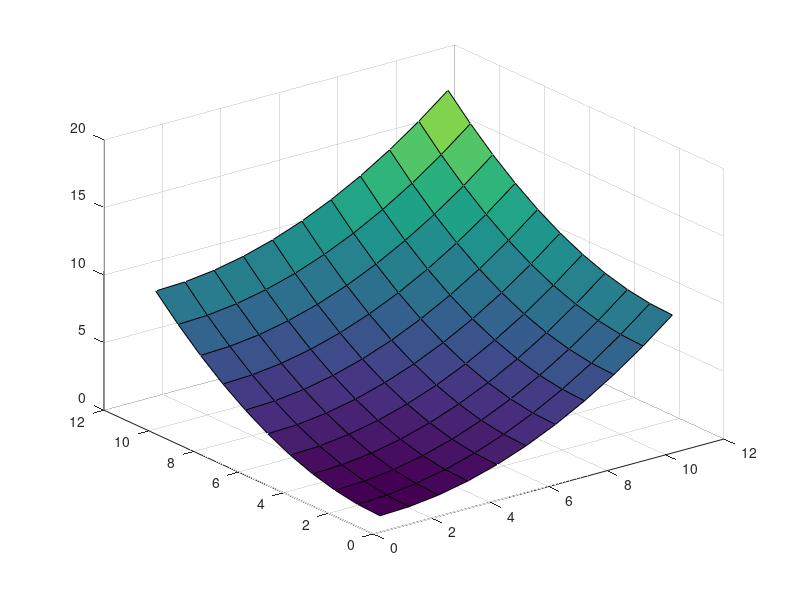

MATLAB code to generate this figure:
clear all;
close all;
[x,y]=meshgrid([0:3],[0:3]);

		f=x.*x+y.*y;
M = [-4.5 13.5 -13.5 4.5;9 -22.5 18 -4.5;-5.5 9 -4.5 1;1 0 0 0];
k=1;
for i = 0:0.1:1
	l=1;
	for j = 0:0.1:1
		
		S(k,l)=[i*i*i i*i i 1]*M*f*M'*[j*j*j j*j j 1]';
		l++;
	endfor
	k++;
endfor
surf(S);
